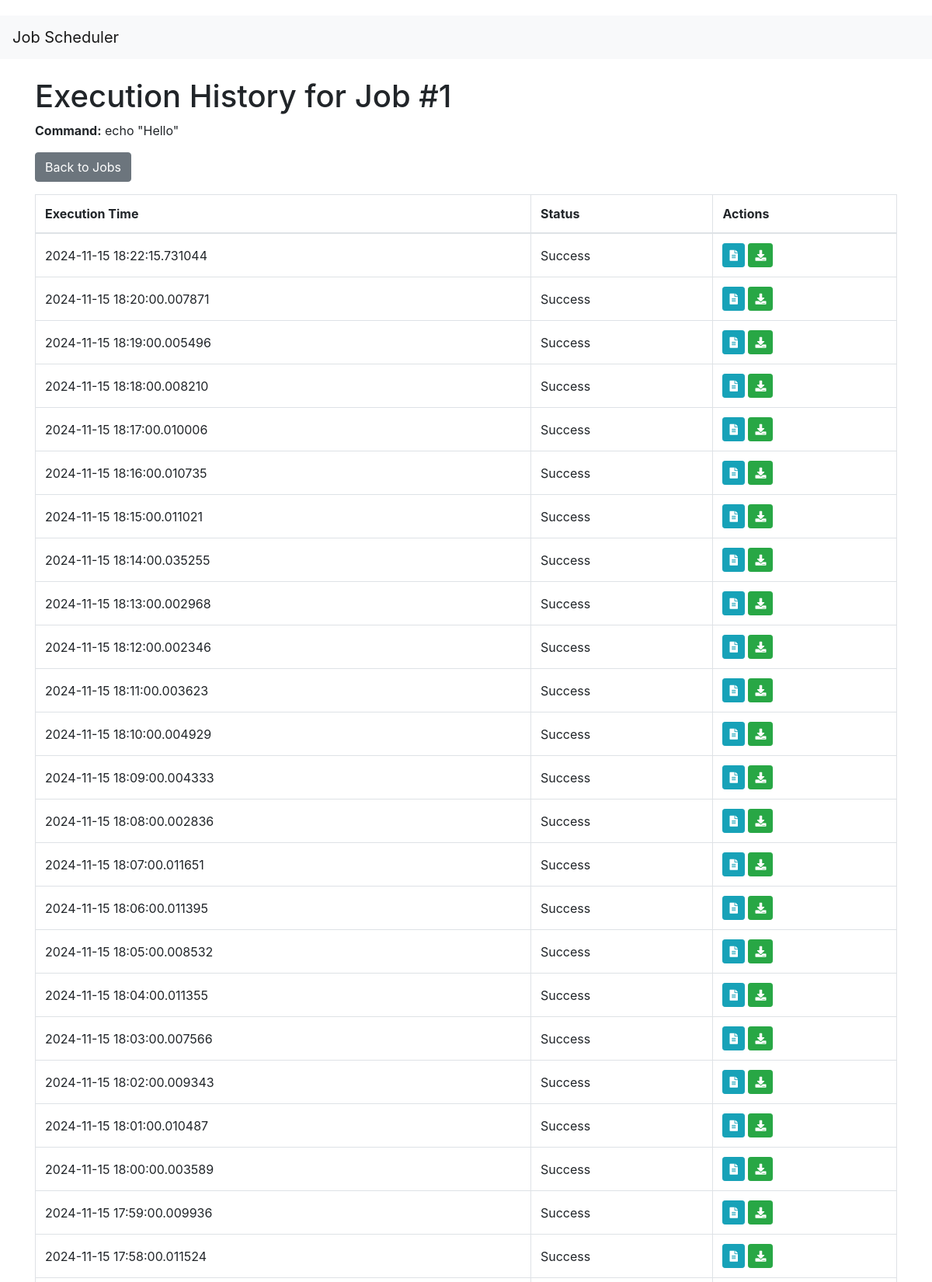
The page /executions/1 (upper part) on the database its author committed.
### app.py (models this page shows)
class Job(db.Model):
    __tablename__ = 'jobs'
    id = db.Column(db.Integer, primary_key=True)
    cron_expression = db.Column(db.String(120), nullable=False)
    command = db.Column(db.String(500), nullable=False)
    next_run_time = db.Column(db.DateTime)
    status = db.Column(db.String(10), default='Active')  # 'Active' or 'Inactive'
    executions = db.relationship('JobExecution', backref='job', cascade='all, delete-orphan')

class JobExecution(db.Model):
    __tablename__ = 'job_executions'
    id = db.Column(db.Integer, primary_key=True)
    job_id = db.Column(db.Integer, db.ForeignKey('jobs.id'), nullable=False)
    execution_time = db.Column(db.DateTime, nullable=False)
    status = db.Column(db.String(10), nullable=False)  # 'Success' or 'Failed'
    stdout = db.Column(db.Text)
    stderr = db.Column(db.Text)

### app.py (the view)
@app.route('/executions/<int:job_id>')
def job_executions(job_id):
    job = Job.query.get_or_404(job_id)
    executions = JobExecution.query.filter_by(job_id=job_id).order_by(JobExecution.execution_time.desc()).all()
    return render_template('job_executions.html', job=job, executions=executions)

### templates/job_executions.html
{% extends 'base.html' %}
{% block content %}
<h1>Execution History for Job #{{ job.id }}</h1>
<p><strong>Command:</strong> {{ job.command }}</p>
<a href="{{ url_for('index') }}" class="btn btn-secondary mb-3">Back to Jobs</a>
<table class="table table-bordered">
    <thead>
        <tr>
            <th>Execution Time</th>
            <th>Status</th>
            <th>Actions</th>
        </tr>
    </thead>
    <tbody>
        {% for execution in executions %}
        <tr>
            <td>{{ execution.execution_time }}</td>
            <td>{{ execution.status }}</td>
            <td>
                <a href="{{ url_for('view_log', execution_id=execution.id) }}" class="btn btn-sm btn-info" title="View Log">
                    <i class="fas fa-file-alt"></i>
                </a>
                <a href="{{ url_for('download_log', execution_id=execution.id) }}" class="btn btn-sm btn-success" title="Download Log">
                    <i class="fas fa-download"></i>
                </a>
            </td>
        </tr>
        {% else %}
        <tr>
            <td colspan="3">No executions recorded.</td>
        </tr>
        {% endfor %}
    </tbody>
</table>
{% endblock %}

### static/styles.css (style rules this page uses)
body { padding-top: 20px; }
.table th, .table td { vertical-align: middle !important; }

### rows shown on the page
Job: id "1", command "echo \"Hello\""
JobExecution: execution_time "2024-11-15 18:22:15.731044", status "Success"
JobExecution: execution_time "2024-11-15 18:20:00.007871", status "Success"
JobExecution: execution_time "2024-11-15 18:19:00.005496", status "Success"
JobExecution: execution_time "2024-11-15 18:18:00.008210", status "Success"
JobExecution: execution_time "2024-11-15 18:17:00.010006", status "Success"
JobExecution: execution_time "2024-11-15 18:16:00.010735", status "Success"
JobExecution: execution_time "2024-11-15 18:15:00.011021", status "Success"
JobExecution: execution_time "2024-11-15 18:14:00.035255", status "Success"
JobExecution: execution_time "2024-11-15 18:13:00.002968", status "Success"
JobExecution: execution_time "2024-11-15 18:12:00.002346", status "Success"
JobExecution: execution_time "2024-11-15 18:11:00.003623", status "Success"
JobExecution: execution_time "2024-11-15 18:10:00.004929", status "Success"
JobExecution: execution_time "2024-11-15 18:09:00.004333", status "Success"
JobExecution: execution_time "2024-11-15 18:08:00.002836", status "Success"
JobExecution: execution_time "2024-11-15 18:07:00.011651", status "Success"
JobExecution: execution_time "2024-11-15 18:06:00.011395", status "Success"
JobExecution: execution_time "2024-11-15 18:05:00.008532", status "Success"
JobExecution: execution_time "2024-11-15 18:04:00.011355", status "Success"
JobExecution: execution_time "2024-11-15 18:03:00.007566", status "Success"
JobExecution: execution_time "2024-11-15 18:02:00.009343", status "Success"
JobExecution: execution_time "2024-11-15 18:01:00.010487", status "Success"
JobExecution: execution_time "2024-11-15 18:00:00.003589", status "Success"
JobExecution: execution_time "2024-11-15 17:59:00.009936", status "Success"
JobExecution: execution_time "2024-11-15 17:58:00.011524", status "Success"
